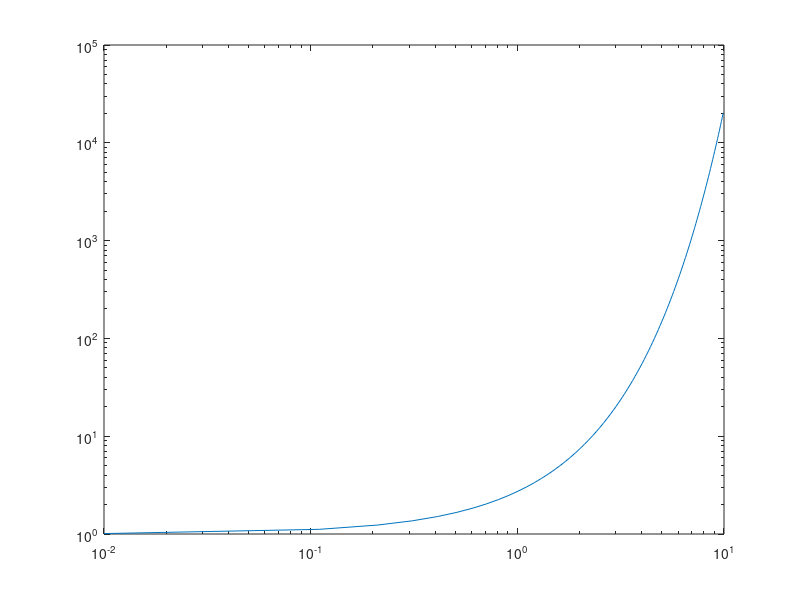

Recreate this plot in MATLAB.
## Copyright (C) 1998, 1999, 2000 Joao Cardoso.
## 
## This program is free software; you can redistribute it and/or modify it
## under the terms of the GNU General Public License as published by the
## Free Software Foundation; either version 2 of the License, or (at your
## option) any later version.
## 
## This program is distributed in the hope that it will be useful, but
## WITHOUT ANY WARRANTY; without even the implied warranty of
## MERCHANTABILITY or FITNESS FOR A PARTICULAR PURPOSE.  See the GNU
## General Public License for more details.
##
## This file is part of plplot_octave.

function p4

  x=0.01:0.1:10;
  y=exp(x);
  grid "minor"
  title("Loglog example");
  loglog(x,y)

  grid "off"

endfunction
